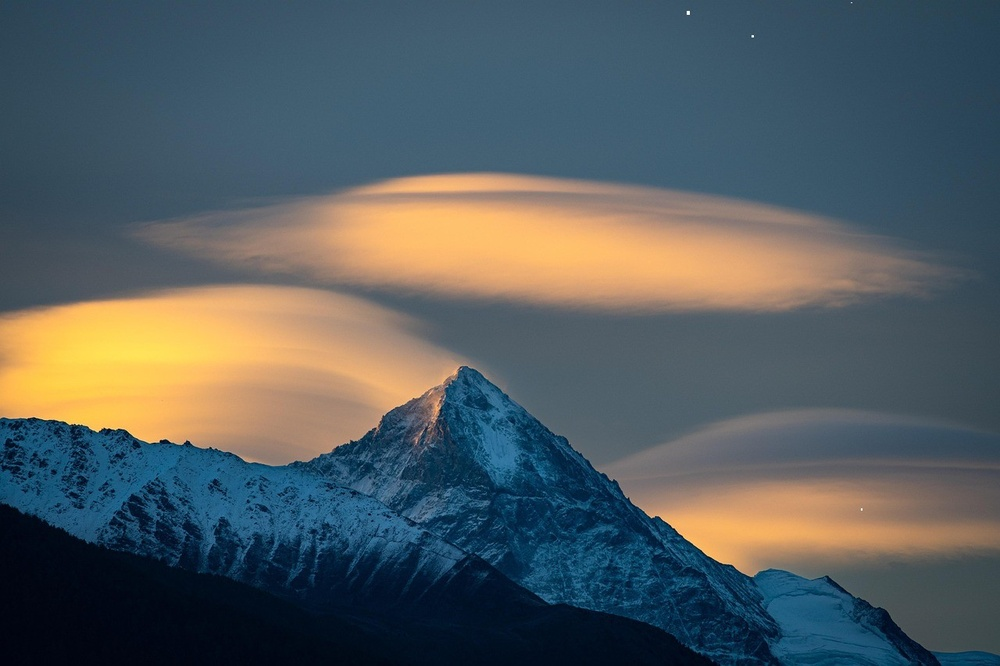
#> input picture Seminar1/1.jpeg, 1000 x 666 px, shrunk from 1280 x 853 before the run
$ python task2.py
#> lines starting #> are read from the running program, lines starting #| are printed output that depends on the picture
import numpy as np
from PIL import Image
import matplotlib
import matplotlib.pyplot as plt

matplotlib.use('TkAgg')


rgb_img = np.asarray(Image.open('1.jpeg'))
#> rgb_img is the input picture: shape (666, 1000, 3); mean R, G, B 83.9, 92.6, 95.4

weights1 = np.array([1.0, 1.0, 1.0]) / 3
weights2 = np.array([0.299, 0.587, 0.114])
weights3 = np.array([0.212, 0.715, 0.072])

res1 = (rgb_img @ weights1).astype(np.uint8)
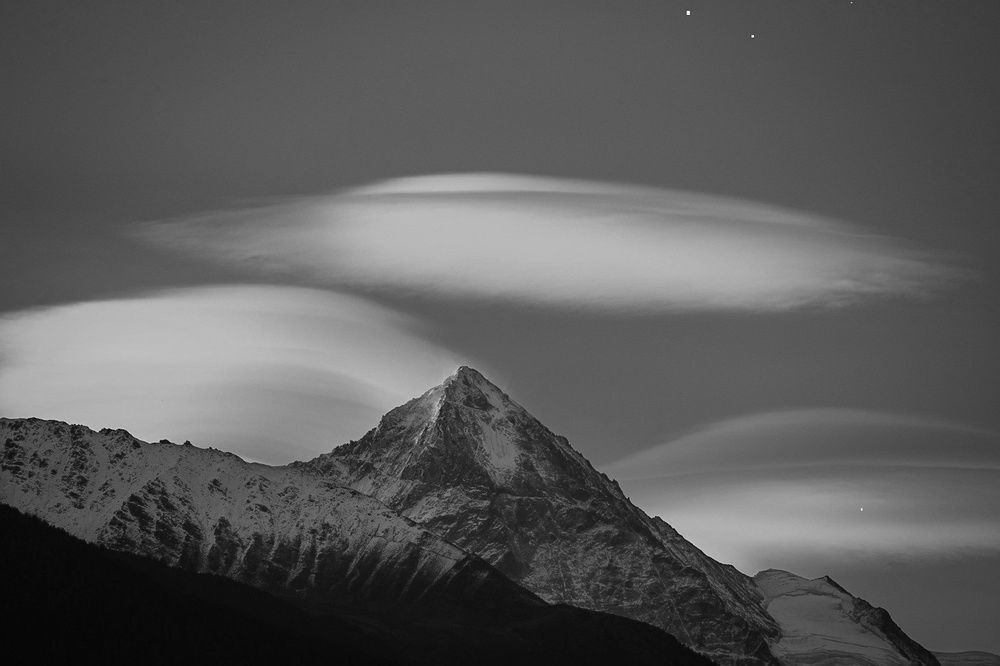
#> res1: shape (666, 1000); min 2, max 250, mean 90.2
res2 = (rgb_img @ weights2).astype(np.uint8)
res3 = (rgb_img @ weights3).astype(np.uint8)

fig, axes = plt.subplots(1, 3, figsize=(15, 5))

# Вариант 1
axes[0].imshow(res1, cmap='gray')
axes[0].set_title('Формула 1 Среднее')
axes[0].axis('off')  # Отключаем оси координат

# Вариант 2
axes[1].imshow(res2, cmap='gray')
axes[1].set_title('Формула 2 ITU R601')
axes[1].axis('off')

# Вариант 3
axes[2].imshow(res3, cmap='gray')
axes[2].set_title('Формула 3 ITU R709')
axes[2].axis('off')

plt.tight_layout()
plt.show()
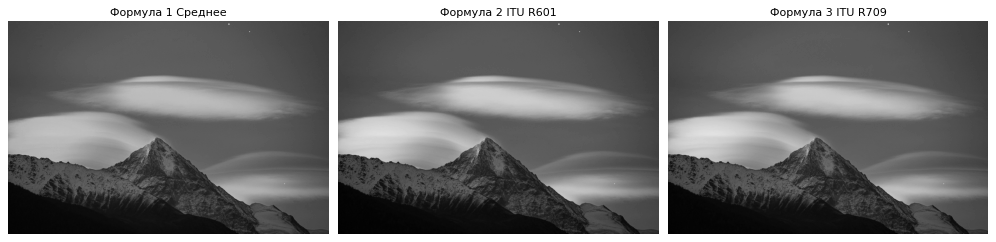
#> figure drawn by matplotlib, 3 panels
